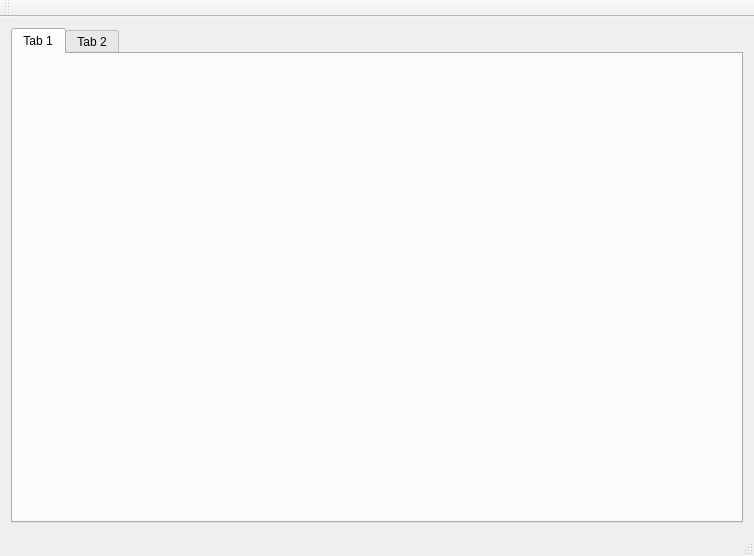
<?xml version="1.0" encoding="UTF-8"?>
<ui version="4.0">
 <class>MainWindow</class>
 <widget class="QMainWindow" name="MainWindow">
  <property name="geometry">
   <rect>
    <x>0</x>
    <y>0</y>
    <width>754</width>
    <height>556</height>
   </rect>
  </property>
  <property name="windowTitle">
   <string>MainWindow</string>
  </property>
  <widget class="QWidget" name="centralWidget">
   <layout class="QGridLayout" name="gridLayout">
    <item row="0" column="0">
     <layout class="QVBoxLayout" name="verticalLayout">
      <item>
       <widget class="QTabWidget" name="tabWidget">
        <widget class="QWidget" name="tab">
         <property name="enabled">
          <bool>true</bool>
         </property>
         <attribute name="title">
          <string>Tab 1</string>
         </attribute>
        </widget>
        <widget class="QWidget" name="tab_2">
         <attribute name="title">
          <string>Tab 2</string>
         </attribute>
        </widget>
       </widget>
      </item>
     </layout>
    </item>
   </layout>
  </widget>
  <widget class="QToolBar" name="mainToolBar">
   <attribute name="toolBarArea">
    <enum>TopToolBarArea</enum>
   </attribute>
   <attribute name="toolBarBreak">
    <bool>false</bool>
   </attribute>
  </widget>
  <widget class="QStatusBar" name="statusBar"/>
 </widget>
 <layoutdefault spacing="6" margin="11"/>
 <resources/>
 <connections/>
</ui>
